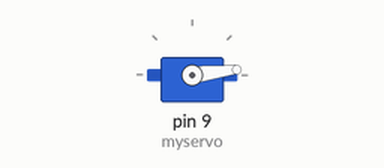
A sketch run on a simulated Arduino Uno, built with avr-gcc and run on an emulated ATmega328P. On the bench: servo.

Above: at 0.05 s.
At 0.5 s:
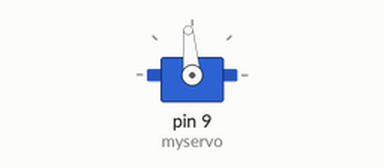
At 1.0 s:
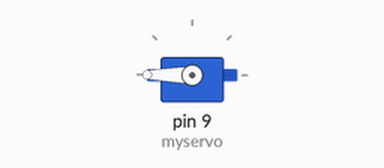
At 1.95 s:
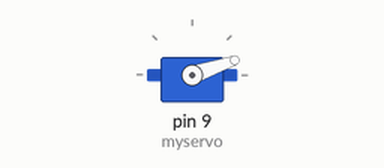
Timing chart, 0 to 4.7 s (numbered marks = the images above):
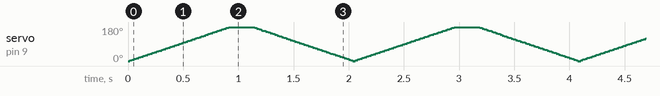

The sketch:

servo.ino
```cpp
#include <Servo.h>
Servo myservo; // create servo object to control a servo
// twelve servo objects can be created on most boards

  int pos = 0; // variable to store the servo position

void setup() {
  myservo.attach(9); // attaches the servo on pin 9 to the servo object
}
void loop() {
  for (pos = 0; pos <= 200; pos += 1) { // goes from 0 degrees to 180 degrees

  // in steps of 1 degree
  myservo.write(pos); // tell servo to go to position in variable 'pos'
  delay(5); // waits 15ms for the servo to reach the position
  }

  for (pos = 200; pos >= 0; pos -= 1) { // goes from 180 degrees to 0 degrees
  myservo.write(pos); // tell servo to go to position in variable 'pos'
  delay(5); // waits 15ms for the servo to reach the position
  }

}
```
